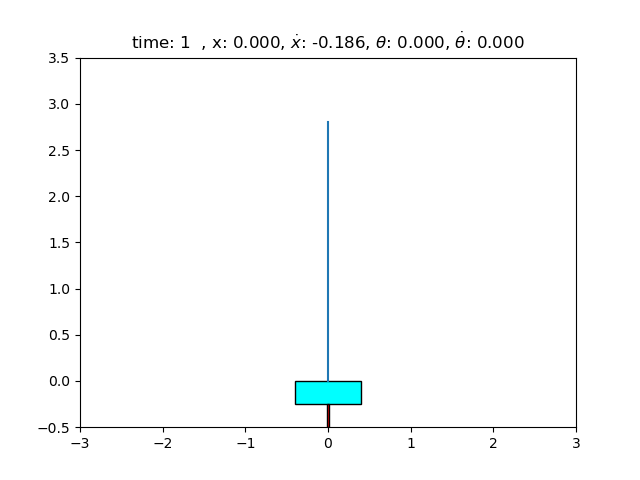
#> input picture psets/ps3/src/cartpole/frames/frame1.png, 640 x 480 px
$ python cartpole.py
#> lines starting #> are read from the running program, lines starting #| are printed output that depends on the picture
### psets/ps3/src/cartpole/env.py
"""
CS 229 Machine Learning
Question: Reinforcement Learning - The Inverted Pendulum
"""
from __future__ import division, print_function
from math import sin, cos, pi
import matplotlib.pyplot as plt
import matplotlib.patches as patches


class CartPole:
    def __init__(self, physics):
        self.physics = physics
        self.mass_cart = 1.0
        self.mass_pole = 0.3
        self.mass = self.mass_cart + self.mass_pole
        self.length = 0.7 # actually half the pole length
        self.pole_mass_length = self.mass_pole * self.length

    def simulate(self, action, state_tuple):
        """
        Simulation dynamics of the cart-pole system

        Parameters
        ----------
        action : int
            Action represented as 0 or 1
        state_tuple : tuple
            Continuous vector of x, x_dot, theta, theta_dot

        Returns
        -------
        new_state : tuple
            Updated state vector of new_x, new_x_dot, nwe_theta, new_theta_dot
        """
        x, x_dot, theta, theta_dot = state_tuple
        costheta, sintheta = cos(theta), sin(theta)
        # costheta, sintheta = cos(theta * 180 / pi), sin(theta * 180 / pi)

        # calculate force based on action
        force = self.physics.force_mag if action > 0 else (-1 * self.physics.force_mag)

        # intermediate calculation
        temp = (force + self.pole_mass_length * theta_dot * theta_dot * sintheta) / self.mass
        theta_acc = (self.physics.gravity * sintheta - temp * costheta) / (self.length * (4/3 - self.mass_pole * costheta * costheta / self.mass))

        x_acc = temp - self.pole_mass_length * theta_acc * costheta / self.mass

        # return new state variable using Euler's method
        new_x = x + self.physics.tau * x_dot
        new_x_dot = x_dot + self.physics.tau * x_acc
        new_theta = theta + self.physics.tau * theta_dot
        new_theta_dot = theta_dot + self.physics.tau * theta_acc
        new_state = (new_x, new_x_dot, new_theta, new_theta_dot)

        return new_state

    def get_state(self, state_tuple):
        """
        Discretizes the continuous state vector. The current discretization
        divides x into 3, x_dot into 3, theta into 6 and theta_dot into 3
        categories. A finer discretization produces a larger state space
        but allows for a better policy

        Parameters
        ----------
        state_tuple : tuple
            Continuous vector of x, x_dot, theta, theta_dot

        Returns
        -------
        state : int
            Discretized state value
        """
        x, x_dot, theta, theta_dot = state_tuple
        # parameters for state discretization in get_state
        # convert degrees to radians
        one_deg = pi / 180
        six_deg = 6 * pi / 180
        twelve_deg = 12 * pi / 180
        fifty_deg = 50 * pi / 180

        total_states = 163
        state = 0

        if x < -2.4 or x > 2.4 or theta < -twelve_deg or theta > twelve_deg:
            state = total_states - 1 # to signal failure
        else:
            # x: 3 categories
            if x < -1.5:
                state = 0
            elif x < 1.5:
                state = 1
            else:
                state = 2
            # x_dot: 3 categories
            if x_dot < -0.5:
                pass
            elif x_dot < 0.5:
                state += 3
            else:
                state += 6
            # theta: 6 categories
            if theta < -six_deg:
                pass
            elif theta < -one_deg:
                state += 9
            elif theta < 0:
                state += 18
            elif theta < one_deg:
                state += 27
            elif theta < six_deg:
                state += 36
            else:
                state += 45
            # theta_dot: 3 categories
            if theta_dot < -fifty_deg:
                pass
            elif theta_dot < fifty_deg:
                state += 54
            else:
                state += 108
        # state += 1 # converting from MATLAB 1-indexing to 0-indexing
        return state

    # [34 lines left out: function show_cart, not called in this run]

    def plot_cart(self, state_tuple, time):
        """
        Given the `state_tuple`, plot and save the cart-pole system.

        Parameters
        ----------
        state_tuple : tuple
            Continuous vector of x, x_dot, theta, theta_dot
        time: int
            The current time when plotting the system

        Returns
        -------
        """
        x, x_dot, theta, theta_dot = state_tuple
        X = [x, x + 4*self.length * sin(theta)]
        Y = [0, 4*self.length * cos(theta)]
        plt.close('all')
        fig, ax = plt.subplots(1)
        ax.set_xlim(-3, 3)
        ax.set_ylim(-0.5, 3.5)
        ax.plot(X, Y)
        cart = patches.Rectangle((x - 0.4, -0.25), 0.8, 0.25,
                                 linewidth=1, edgecolor='k', facecolor='cyan')
        base = patches.Rectangle((x - 0.01, -0.5), 0.02, 0.25,
                                 linewidth=1, edgecolor='k', facecolor='r')
        ax.add_patch(cart)
        ax.add_patch(base)
        x_dot_str, theta_str, theta_dot_str = '\\dot{x}', '\\theta', '\\dot{\\theta}'
        ax.set_title(f'time: {time:<3d}, ' + 'x: %.3f, $%s$: %.3f, $%s$: %.3f, $%s$: %.3f'
                     % (x, x_dot_str, x_dot, theta_str, theta, theta_dot_str, x))
        plt.savefig(f'./frames/frame{time}.png')


class Physics:
    gravity = 9.8
    force_mag = 10.0
    tau = 0.02 # seconds between state updates

### psets/ps3/src/cartpole/cartpole.py
"""
CS 229 Machine Learning
Question: Reinforcement Learning - The Inverted Pendulum
"""

from __future__ import division, print_function
import os
from env import CartPole, Physics
import matplotlib.pyplot as plt
import numpy as np
from scipy.signal import lfilter
import imageio
import shutil

"""
Parts of the code (cart and pole dynamics, and the state
discretization) are inspired from code available at the RL repository
http://www-anw.cs.umass.edu/rlr/domains.html

Briefly, the cart-pole system is described in `cart_pole.py`. The main
simulation loop in this file calls the `simulate()` function for
simulating the pole dynamics, `get_state()` for discretizing the
otherwise continuous state space in discrete states, and `show_cart()`
for display.

Some useful parameters are listed below:

`NUM_STATES`: Number of states in the discretized state space
You must assume that states are numbered 0 through `NUM_STATES` - 1. The
state numbered `NUM_STATES` - 1 (the last one) is a special state that
marks the state when the pole has been judged to have fallen (or when
the cart is out of bounds). However, you should NOT treat this state
any differently in your code. Any distinctions you need to make between
states should come automatically from your learning algorithm.

After each simulation cycle, you are supposed to update the transition
counts and rewards observed. However, you should not change either
your value function or the transition probability matrix at each
cycle.

Whenever the pole falls, a section of your code below will be
executed. At this point, you must use the transition counts and reward
observations that you have gathered to generate a new model for the MDP
(i.e. transition probabilities and state rewards). After that, you
must use value iteration to get the optimal value function for this MDP
model.

`TOLERANCE`: Controls the convergence criteria for each value iteration
run. In value iteration, you can assume convergence when the maximum
absolute change in the value function at any state in an iteration
becomes lower than `TOLERANCE`.

You need to write code that chooses the best action according
to your current value function, and the current model of the MDP. The
action must be either 0 or 1 (corresponding to possible directions of
pushing the cart)

Finally, we assume that the simulation has converged when
`NO_LEARNING_THRESHOLD` consecutive value function computations all
converged within one value function iteration. Intuitively, it seems
like there will be little learning after this, so we end the simulation
here, and say the overall algorithm has converged.


Learning curves can be generated by calling a code snippet at the end
(it assumes that the learning was just executed, and the array
`time_steps_to_failure` that records the time for which the pole was
balanced before each failure is in memory). `num_failures` is a variable
that stores the number of failures (pole drops / cart out of bounds)
till now.

Other parameters in the code are described below:

`GAMMA`: Discount factor to be used

The following parameters control the simulation display; you dont
really need to know about them:

`pause_time`: Controls the pause between successive frames of the
display. Higher values make your simulation slower.
`min_trial_length_to_start_display`: Allows you to start the display only
after the pole has been successfully balanced for at least this many
trials. Setting this to zero starts the display immediately. Choosing a
reasonably high value (around 100) can allow you to rush through the
initial learning quickly, and start the display only after the
performance is reasonable.
"""


def initialize_mdp_data(num_states):
    """
    Return a variable that contains all the parameters/state you need for your MDP.
    Feel free to use whatever data type is most convenient for you (custom classes,
    tuples, dicts, etc)

    Assume that no transitions or rewards have been observed.
    Initialize the value function array to small random values (0 to 0.10, say).
    Initialize the transition probabilities uniformly (ie, probability of
        transitioning for state x to state y using action a is exactly
        1/num_states).
    Initialize all state rewards to zero.

    Args:
        num_states: The number of states

    Returns: The initial MDP parameters
    """
    transition_counts = np.zeros((num_states, 2, num_states))
    transition_probs = np.ones((num_states, 2, num_states)) / num_states
    # Index zero is count of rewards being -1 , index 1 is count of the number
    # of times a state is reached
    reward_counts = np.zeros((num_states, 2))
    reward = np.zeros(num_states)
    value = np.random.rand(num_states) * 0.1

    return {
        'transition_counts': transition_counts,
        'transition_probs': transition_probs,
        'reward_counts': reward_counts,
        'reward': reward,
        'value': value,
        'num_states': num_states,
    }


def choose_action(state, mdp_data):
    """
    Choose the next action (0 or 1) that is optimal according to your current
    mdp_data. When there is no optimal action, return a random action.

    Args:
        state: The current state in the MDP
        mdp_data: The parameters for your MDP. See initialize_mdp_data.

    Returns:
        0 or 1 that is optimal according to your current MDP
    """
    transition_probs = mdp_data['transition_probs']
    value = mdp_data['value']

    expectation = transition_probs[state] @ value
    if expectation[0] > expectation[1]:
        return 0
    elif expectation[0] == expectation[1]:
        return np.random.choice([0, 1])
    else:
        return 1


def update_mdp_transition_counts_reward_counts(mdp_data, state, action, new_state, reward):
    """
    Update the transition count and reward count information in your mdp_data.
    Do not change the other MDP parameters (those get changed later).

    Record the number of times `state, action, new_state` occurs.
    Record the rewards for every `new_state`
    (since rewards are -1 or 0, you just need to record number of times reward -1
    is seen in 'reward_counts' index new_state,0)
    Record the number of time `new_state` was reached (in 'reward_counts' index new_state,1)

    Args:
        mdp_data: The parameters of your MDP. See initialize_mdp_data.
        state: The state that was observed at the start.
        action: The action you performed.
        new_state: The state after your action.
        reward: The reward after your action (i.e. reward corresponding to new_state).

    Returns:
        Nothing
    """
    mdp_data['transition_counts'][state, action, new_state] += 1
    mdp_data['reward_counts'][new_state, 0] += (reward == -1)
    mdp_data['reward_counts'][new_state, 1] += 1


def update_mdp_transition_probs_reward(mdp_data):
    """
    Update the estimated transition probabilities and reward values in your MDP.

    Make sure you account for the case when a state-action pair has never
    been tried before, or the state has never been visited before. In that
    case, you must not change that component (and thus keep it at the
    initialized uniform distribution).

    Args:
        mdp_data: The data for your MDP. See initialize_mdp_data.

    Returns:
        Nothing
    """
    transition_counts = mdp_data['transition_counts']
    reward_counts = mdp_data['reward_counts']
    num_states = mdp_data['num_states']
    # update transition probablities
    state_action_counts = np.sum(transition_counts, axis=2, keepdims=True)
    transition_probs = transition_counts / state_action_counts
    mdp_data['transition_probs'] = np.nan_to_num(transition_probs, copy=False,
                                                 nan=1 / num_states)
    # update rewards
    reward = - reward_counts[:,0] / reward_counts[:,1]
    mdp_data['reward'] = np.nan_to_num(reward, copy=False, nan=0.)


def update_mdp_value(mdp_data, tolerance, gamma):
    """
    Update the estimated values in your MDP.

    Perform value iteration using the new estimated model for the MDP.
    The convergence criterion should be based on `TOLERANCE` as described
    at the top of the file.

    Return true if it converges within one iteration.

    Args:
        mdp_data: The data for your MDP. See initialize_mdp_data.
        tolerance: The tolerance to use for the convergence criterion.
        gamma: Your discount factor.

    Returns:
        True if the value iteration converged in one iteration
    """
    transition_probs = mdp_data['transition_probs']
    value = mdp_data['value']
    reward = mdp_data['reward']
    it = 0

    while True:
        new_value = reward + gamma * np.max(transition_probs @ value, axis=1)
        it += 1
        if np.all(np.abs(new_value - value) < tolerance):
            mdp_data['value'] = new_value
            break
        value = new_value
    return it == 1


def plot_trial(mdp_data):
    """Plot a trial given a learned MDP and policy, return as a gif file."""
    time = 0
    cart_pole = CartPole(Physics())
    state_tuple = (0., 0., 0., 0.)
    state = cart_pole.get_state(state_tuple)
    cart_pole.plot_cart(state_tuple, time)
    os.mkdir('frames')  # contain frames
    files = []
    # simulate a trial
    while True:
        time += 1
        action = choose_action(state, mdp_data)
        state_tuple = cart_pole.simulate(action, state_tuple)
        new_state = cart_pole.get_state(state_tuple)
        cart_pole.plot_cart(state_tuple, time)
        files.append(f'frame{time}.png')
        if new_state == mdp_data['num_states'] - 1:
            break
        state = new_state
    # create gif file
    with imageio.get_writer('simulation.gif', mode='I') as writer:
        for filename in files:
            image = imageio.imread(f'frames/{filename}')
            writer.append_data(image)
    # remove redundancy
    shutil.rmtree("frames")


def main(seed, plot_learning=True, plot_simulation=False):
    # Seed the randomness of the simulation so this outputs the same thing each time
#> called with seed = 0, plot_learning = True, plot_simulation = True
    np.random.seed(seed)

    # Simulation parameters
    pause_time = 0.0001
    min_trial_length_to_start_display = 100
    display_started = min_trial_length_to_start_display == 0

    NUM_STATES = 163
    GAMMA = 0.995
    TOLERANCE = 0.01
    NO_LEARNING_THRESHOLD = 20

    # Time cycle of the simulation
    time = 0

    # These variables perform bookkeeping (how many cycles was the pole
    # balanced for before it fell). Useful for plotting learning curves.
    time_steps_to_failure = []
    num_failures = 0
    time_at_start_of_current_trial = 0

    # You should reach convergence well before this
    max_failures = 500

    # Initialize a cart pole
    cart_pole = CartPole(Physics())

    # Starting `state_tuple` is (0, 0, 0, 0)
    # x, x_dot, theta, theta_dot represents the actual continuous state vector
    x, x_dot, theta, theta_dot = 0.0, 0.0, 0.0, 0.0
    state_tuple = (x, x_dot, theta, theta_dot)

    # `state` is the number given to this state, you only need to consider
    # this representation of the state
    state = cart_pole.get_state(state_tuple)
    # if min_trial_length_to_start_display == 0 or display_started == 1:
    #     cart_pole.show_cart(state_tuple, pause_time)

    mdp_data = initialize_mdp_data(NUM_STATES)

    # This is the criterion to end the simulation.
    # You should change it to terminate when the previous
    # 'NO_LEARNING_THRESHOLD' consecutive value function computations all
    # converged within one value function iteration. Intuitively, it seems
    # like there will be little learning after this, so end the simulation
    # here, and say the overall algorithm has converged.

    consecutive_no_learning_trials = 0
    while consecutive_no_learning_trials < NO_LEARNING_THRESHOLD:

        action = choose_action(state, mdp_data)

        # Get the next state by simulating the dynamics
        state_tuple = cart_pole.simulate(action, state_tuple)
        # x, x_dot, theta, theta_dot = state_tuple

        # Increment simulation time
        time = time + 1

        # Get the state number corresponding to new state vector
        new_state = cart_pole.get_state(state_tuple)
        if display_started == 1:
            cart_pole.show_cart(state_tuple, time)

        # reward function to use - do not change this!
        if new_state == NUM_STATES - 1:
            R = -1
        else:
            R = 0

        update_mdp_transition_counts_reward_counts(mdp_data, state, action, new_state, R)

        # Recompute MDP model whenever pole falls
        # Compute the value function V for the new model
        if new_state == NUM_STATES - 1:

            update_mdp_transition_probs_reward(mdp_data)

            converged_in_one_iteration = update_mdp_value(mdp_data, TOLERANCE, GAMMA)

            if converged_in_one_iteration:
                consecutive_no_learning_trials = consecutive_no_learning_trials + 1
            else:
                consecutive_no_learning_trials = 0

        # Do NOT change this code: Controls the simulation, and handles the case
        # when the pole fell and the state must be reinitialized.
        if new_state == NUM_STATES - 1:
            num_failures += 1
            if num_failures > max_failures:
                break
            print('[INFO] Failure number {}'.format(num_failures))
            time_steps_to_failure.append(time - time_at_start_of_current_trial)
            time_at_start_of_current_trial = time

            # if time_steps_to_failure[num_failures - 1] > min_trial_length_to_start_display:
            #     display_started = 1

            # Reinitialize state
            x = -1.1 + np.random.uniform() * 2.2
            x_dot, theta, theta_dot = 0.0, 0.0, 0.0
            state_tuple = (x, x_dot, theta, theta_dot)
            state = cart_pole.get_state(state_tuple)
        else:
            state = new_state

    if plot_learning:
        # plot the learning curve (time balanced vs. trial)
        log_tstf = np.log(np.array(time_steps_to_failure))
        plt.plot(np.arange(len(time_steps_to_failure)), log_tstf, 'k')
        window = 30
        w = np.array([1/window for _ in range(window)])
        weights = lfilter(w, 1, log_tstf)
        x = np.arange(window//2, len(log_tstf) - window//2)
        plt.plot(x, weights[window:len(log_tstf)], 'r--')
        plt.xlabel('Num failures')
        plt.ylabel('Log of num steps to failure')
        plt.savefig(f'./learning{seed}.png')
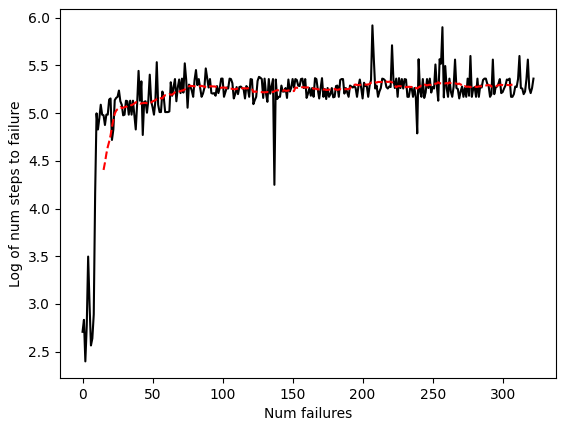
#> figure drawn by matplotlib, 1 panel; curve peaks at x = 207, y = 5.92; curve peaks at x = 216, y = 5.33

    if plot_simulation:
        # Plot a trial (as a gif file) using learned policy
        plot_trial(mdp_data)
#> in plot_cart, `plt.savefig(f'./frames/frame{time}.png')`:
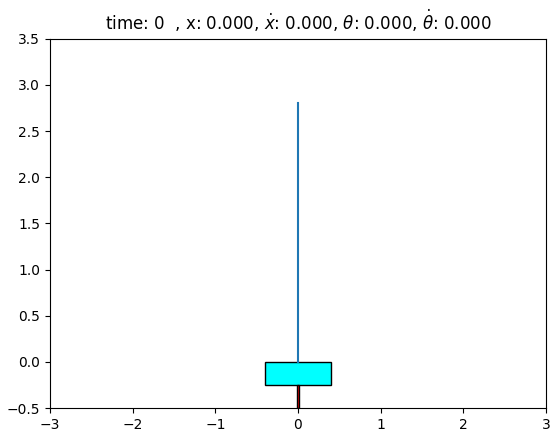
#> figure drawn by matplotlib, 1 panel
#> in plot_trial, image is the input picture: shape (480, 640, 4); mean R, G, B, A 250.1, 251.4, 251.5, 255

    return np.array(time_steps_to_failure)


if __name__ == '__main__':
#> (the run stopped early here; a loop or call above may not have finished)
